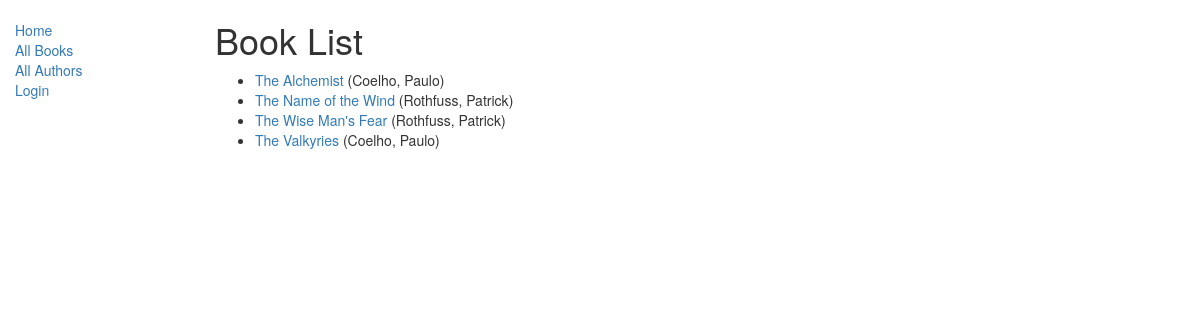
Before: /catalog/books/ with the older database file.
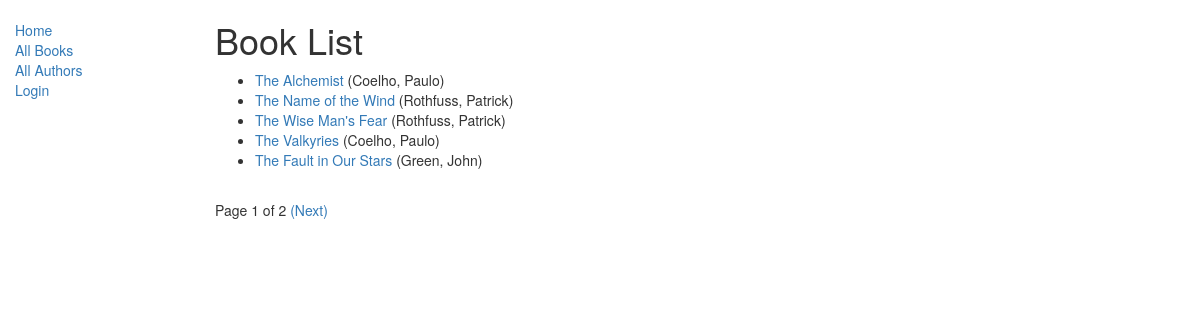
After: the same page with the newer database file.
### catalog/models.py (models this page shows, shortened)
class Book(models.Model):
	title = models.CharField(max_length=200)
	author = models.ForeignKey('Author', on_delete=models.SET_NULL, null=True)
	summary = models.TextField(max_length=1000, help_text='Enter a brief descrption of the book')
	isbn = models.CharField('ISBN', max_length=13, help_text='13 Character ISBN Number')
	genre = models.ManyToManyField(Genre, help_text='Select a genre for this book')
	language = models.ForeignKey(Language, on_delete=models.SET_NULL, null=True)
	def get_absolute_url(self):
		return reverse('catalog:book-detail', kwargs={'pk':self.pk})
	def display_genre(self):
		return ', '.join([genre.name for genre in self.genre.all()[:3]])
	display_genre.short_description = 'Genre'

class Author(models.Model):
	first_name = models.CharField(max_length=100)
	last_name = models.CharField(max_length=100)
	date_of_birth = models.DateField(null=True, blank=True)
	date_of_death = models.DateField('Died', null=True, blank=True)
	class Meta:
		ordering = ['last_name', 'first_name']
	def __str__(self):
		return '{0}, {1}'.format(self.last_name,self.first_name)

### catalog/views.py (the view)
class BookListView(ListView):
	model = Book
	paginate_by = 5

### catalog/templates/catalog/book_list.html
{% extends "base_generic.html" %}
{% block content %}
	<h1>Book List</h1>
	{% if book_list %}
	<ul>
 	{% for book in book_list %}
 		<li>
 			<a href="{{ book.get_absolute_url }}">{{ book.title }}</a> ({{ book.author }})
 		</li>
 	{% endfor %}
 	</ul>
	{% else %}
		<p>There are no books in the Library!</p>
	{% endif %}
{% endblock content %}

### catalog/templates/base_generic.html (shortened to what this page needs)
<!DOCTYPE html>
<html lang="en">
<head>
	<link rel="stylesheet" href="https://maxcdn.bootstrapcdn.com/bootstrap/3.3.7/css/bootstrap.min.css">
  	{% load static %}
  	<link rel="stylesheet" href="{% static "css/style.css" %}">
</head>
<body>
	<div class="container-fluid">
		<div class="row">
			<div class="col-sm-2">
				{% block sidebar %}
				<ul class="sidebar-nav">
					<li><a href="{% url 'catalog:index' %}">Home</a></li>
					<li><a href="{% url 'catalog:books' %}">All Books</a></li>
					<li><a href="{% url 'catalog:authors' %}">All Authors</a></li>
					{% if user.is_authenticated %}
					    <li>User: {{ user.get_username }}</li>
					    <li><a href="{% url "catalog:my-borrowed" %}">My Borrowed</a></li>
					    <li><a href="{% url 'logout' %}?next={{ request.path }}">Logout</a></li>
					{% else %}
					    <li><a href="{% url "login" %}?next={{ request.path }}">Login</a></li>
					{% endif %}
				</ul>
				{% endblock sidebar %}
			</div>
			<div class="col-sm-10">
				{% block content %}{% endblock content %}
				{% block pagination %}
				  	{% if is_paginated %}
				      	<div class="pagination">
				          	<span class="page-links">
				              	<span class="page-current">
				                  Page {{ page_obj.number }} of {{ page_obj.paginator.num_pages }}
				              	</span>
				              	{% if page_obj.has_next %}
				                  <a href="{{ request.path }}?page={{ page_obj.next_page_number }}">(Next)</a>
				              	{% endif %}
				          	</span>
				      	</div>
				  	{% endif %}
				{% endblock pagination %}
			</div>
		</div>
	</div>
</body>
</html>

### catalog/static/css/style.css (style rules this page uses)
.sidebar-nav { margin-top: 20px; padding: 0; list-style: none; }

Changed rows visible on the page:
added Book: title "The Fault in Our Stars", author "Green, John"
Other visible differences:
{{ page_obj.number }}: (not shown) → "1"
{{ page_obj.paginator.num_pages }}: (not shown) → "2"
text now shown: "Page of (Next)"
